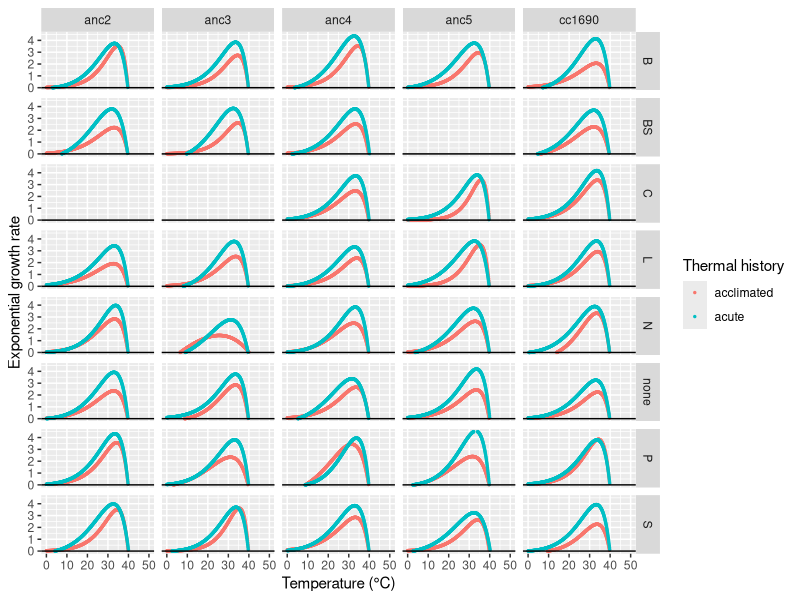
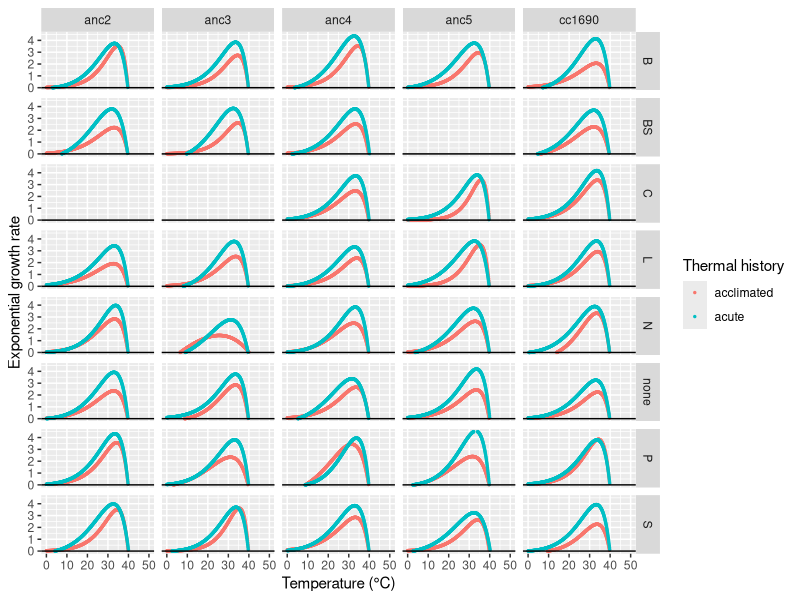

Recreate these plots in R, in order.


library(tidyverse)



acclimated_curves <- read_csv("data-processed/chlamee-acclimated-tpc-curves.csv") %>% 
	mutate(thermal_history = "acclimated")


acute_curves <- read_csv("data-processed/chlamee-acute-tpc-curves.csv") %>% 
	mutate(thermal_history = "acute")


all_curves <- bind_rows(acclimated_curves, acute_curves)

str(all_curves)

all_curves %>% 
	dplyr::filter(!is.na(population)) %>% 
	dplyr::filter(!is.na(treatment)) %>% 
	ggplot(aes(x = temperature, y = growth, color = thermal_history, group = population)) + geom_point(size = 0.5) +
	ylim(0, 4.5) + xlim(0, 50) + geom_hline(yintercept = 0) +
	ylab("Exponential growth rate") + xlab("Temperature (°C)") + 
	scale_color_discrete(name = "Thermal history")  +
	facet_grid(treatment ~ ancestor_id)
ggsave("figures/chlamee-thermal-history-effect.pdf", width = 15, height = 10)
